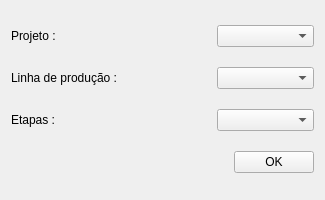
<?xml version="1.0" encoding="UTF-8"?>
<ui version="4.0">
 <class>Form</class>
 <widget class="QWidget" name="Form">
  <property name="geometry">
   <rect>
    <x>0</x>
    <y>0</y>
    <width>325</width>
    <height>200</height>
   </rect>
  </property>
  <property name="windowTitle">
   <string>Form</string>
  </property>
  <layout class="QGridLayout" name="gridLayout">
   <item row="3" column="0">
    <layout class="QHBoxLayout" name="horizontalLayout">
     <item>
      <spacer name="horizontalSpacer">
       <property name="orientation">
        <enum>Qt::Horizontal</enum>
       </property>
       <property name="sizeHint" stdset="0">
        <size>
         <width>181</width>
         <height>20</height>
        </size>
       </property>
      </spacer>
     </item>
     <item>
      <widget class="QPushButton" name="okBtn">
       <property name="text">
        <string>OK</string>
       </property>
      </widget>
     </item>
    </layout>
   </item>
   <item row="1" column="0">
    <layout class="QHBoxLayout" name="horizontalLayout_13">
     <item>
      <widget class="QLabel" name="label_13">
       <property name="sizePolicy">
        <sizepolicy hsizetype="Fixed" vsizetype="Preferred">
         <horstretch>0</horstretch>
         <verstretch>0</verstretch>
        </sizepolicy>
       </property>
       <property name="minimumSize">
        <size>
         <width>200</width>
         <height>0</height>
        </size>
       </property>
       <property name="maximumSize">
        <size>
         <width>200</width>
         <height>16777215</height>
        </size>
       </property>
       <property name="text">
        <string>Linha de produção :</string>
       </property>
      </widget>
     </item>
     <item>
      <widget class="QComboBox" name="productionLinesCb"/>
     </item>
    </layout>
   </item>
   <item row="0" column="0">
    <layout class="QHBoxLayout" name="horizontalLayout_12">
     <item>
      <widget class="QLabel" name="label_3">
       <property name="sizePolicy">
        <sizepolicy hsizetype="Fixed" vsizetype="Preferred">
         <horstretch>0</horstretch>
         <verstretch>0</verstretch>
        </sizepolicy>
       </property>
       <property name="minimumSize">
        <size>
         <width>200</width>
         <height>0</height>
        </size>
       </property>
       <property name="maximumSize">
        <size>
         <width>200</width>
         <height>16777215</height>
        </size>
       </property>
       <property name="text">
        <string>Projeto :</string>
       </property>
      </widget>
     </item>
     <item>
      <widget class="QComboBox" name="projectsCb"/>
     </item>
    </layout>
   </item>
   <item row="2" column="0">
    <layout class="QHBoxLayout" name="horizontalLayout_7">
     <item>
      <widget class="QLabel" name="label_14">
       <property name="sizePolicy">
        <sizepolicy hsizetype="Fixed" vsizetype="Preferred">
         <horstretch>0</horstretch>
         <verstretch>0</verstretch>
        </sizepolicy>
       </property>
       <property name="minimumSize">
        <size>
         <width>200</width>
         <height>0</height>
        </size>
       </property>
       <property name="maximumSize">
        <size>
         <width>200</width>
         <height>16777215</height>
        </size>
       </property>
       <property name="text">
        <string>Etapas :</string>
       </property>
      </widget>
     </item>
     <item>
      <widget class="QComboBox" name="stepsCb"/>
     </item>
    </layout>
   </item>
  </layout>
 </widget>
 <resources/>
 <connections/>
</ui>
